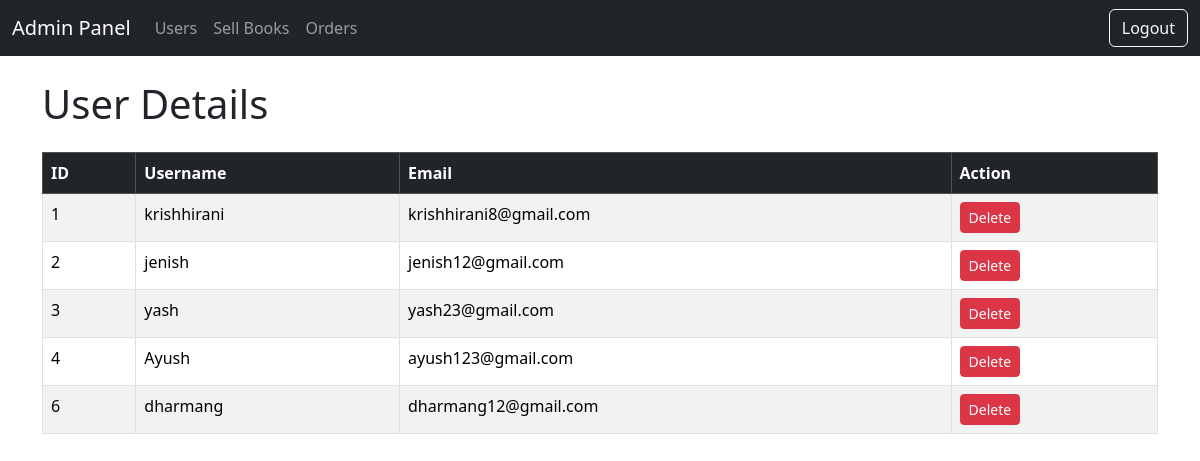
Page /admin/users.php (signed in) on the committed database.
### tables this page shows
CREATE TABLE `user` (
  `id` int(11) NOT NULL,
  `username` varchar(255) NOT NULL,
  `email` varchar(255) NOT NULL,
  `upassword` varchar(100) NOT NULL
);

### admin/users.php (the view, shortened to what this page needs)
<?php
include 'header.php';
?>
<h1 class="mb-4">User Details</h1>
<div class="table-responsive">
    <table class="table table-striped table-bordered">
        <thead class="table-dark">
            <tr>
                <th>ID</th>
                <th>Username</th>
                <th>Email</th>
                <th>Action</th>
            </tr>
        </thead>
        <tbody>
            <?php
            $result = mysqli_query($con, "SELECT * FROM `user` ORDER BY id ASC");
            if(mysqli_num_rows($result) > 0){
                while($row = mysqli_fetch_assoc($result)){
            ?>
            <tr>
                <td><?php echo $row['id']; ?></td>
                <td><?php echo htmlspecialchars($row['username']); ?></td>
                <td><?php echo htmlspecialchars($row['email']); ?></td>
                <td>
                    <a href="users.php?delete=<?php echo $row['id']; ?>" class="btn btn-danger btn-sm" onclick="return confirm('Are you sure you want to delete this user?');">Delete</a>
                </td>
            </tr>
            <?php
                }
            } else {
                echo "<tr><td colspan='4' class='text-center'>No users found.</td></tr>";
            }
            ?>
        </tbody>
    </table>
</div>
<?php include 'footer.php'; ?>

### rows in the picture
user: id "1", username "krishhirani", email "krishhirani8@gmail.com"
user: id "2", username "jenish", email "jenish12@gmail.com"
user: id "3", username "yash", email "yash23@gmail.com"
user: id "4", username "Ayush", email "ayush123@gmail.com"
user: id "6", username "dharmang", email "dharmang12@gmail.com"
